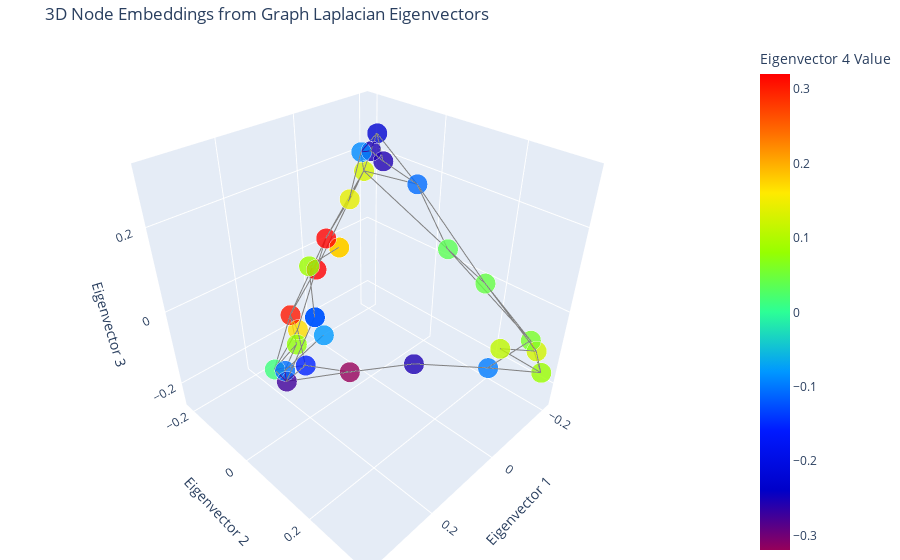

Notebook cell for this chart:
### Code cell
fig

### Figure 1 — Plotly figure (JSON) as saved in the notebook; plotly's stock layout.template omitted (floating-point values rounded to 4 significant figures)
{"data": [{"hovertemplate": "<b>%{hovertext}</b><br><br>x=%{x}<br>y=%{y}<br>z=%{z}<br>size=%{marker.size}<br>color=%{marker.color}<extra></extra>", "hovertext": ["Node 0", "Node 1", "Node 2", "Node 3", "Node 4", "Node 5", "Node 6", "Node 7", "Node 8", "Node 9", "Node 10", "Node 11", "Node 12", "Node 13", "Node 14", "Node 15", "Node 16", "Node 17", "Node 18", "Node 19", "Node 20", "Node 21", "Node 22", "Node 23", "Node 24", "Node 25", "Node 26", "Node 27", "Node 28", "Node 29", "Node 30"], "legendgroup": "", "marker": {"color": [-0.2266, -0.2536, -0.2559, 0.1276, 0.3201, 0.1414, 0.03603, -0.1078, 0.04383, 0.1251, 0.1679, 0.01378, -0.2735, 0.3037, -0.1052, 0.07682, -0.07879, -0.1201, -0.1201, -0.3193, -0.2549, 0.08421, 0.1776, 0.1776, -0.1546, 0.08246, 0.3188, 0.05852, -0.08828, 0.1099, -0.09757], "coloraxis": "coloraxis", "opacity": 0.8, "size": [30, 30, 30, 30, 30, 30, 30, 30, 30, 30, 30, 30, 30, 30, 30, 30, 30, 30, 30, 30, 30, 30, 30, 30, 30, 30, 30, 30, 30, 30, 30], "sizemode": "area", "sizeref": 0.075, "symbol": "circle"}, "mode": "markers", "name": "", "scene": "scene", "showlegend": false, "type": "scatter3d", "x": [-0.1869, -0.1494, -0.1551, -0.1647, -0.006379, -0.09693, -0.1772, -0.1961, -0.1931, -0.2015, 0.08609, 0.1658, 0.2457, 0.06846, 0.1653, 0.109, 0.08621, 0.2592, 0.2592, 0.09951, -0.007105, 0.3613, 0.2783, 0.2783, 0.14, -0.1893, -0.04733, -0.2087, -0.1502, -0.1441, -0.1162], "y": [-0.1625, -0.1454, -0.1131, -0.1834, -0.1922, -0.1646, 0.06833, -0.04475, 0.1659, 0.311, -0.166, -0.1678, -0.01367, -0.2135, -0.1267, -0.1456, -0.07028, 0.108, 0.108, 0.02779, 0.1246, 0.2238, 0.1971, 0.1971, -0.07822, 0.337, -0.1974, 0.2897, -0.1781, 0.2541, 0.2473], "z": [0.2569, 0.2296, 0.2131, 0.1646, -0.04752, 0.1202, 0.05091, 0.1663, -0.002945, -0.1172, -0.1692, -0.2498, -0.136, -0.1588, -0.2285, -0.1902, -0.131, 0.1077, 0.1077, -0.1738, -0.1537, 0.3119, 0.2966, 0.2966, -0.1964, -0.1563, 0.02111, -0.1036, 0.2174, -0.1109, -0.1544]}, {"hoverinfo": "none", "line": {"color": "gray", "width": 2}, "mode": "lines", "showlegend": false, "type": "scatter3d", "x": [-0.1869, -0.1494], "y": [-0.1625, -0.1454], "z": [0.2569, 0.2296]}, {"hoverinfo": "none", "line": {"color": "gray", "width": 2}, "mode": "lines", "showlegend": false, "type": "scatter3d", "x": [-0.1869, -0.1551], "y": [-0.1625, -0.1131], "z": [0.2569, 0.2131]}, {"hoverinfo": "none", "line": {"color": "gray", "width": 2}, "mode": "lines", "showlegend": false, "type": "scatter3d", "x": [-0.1869, -0.1647], "y": [-0.1625, -0.1834], "z": [0.2569, 0.1646]}, {"hoverinfo": "none", "line": {"color": "gray", "width": 2}, "mode": "lines", "showlegend": false, "type": "scatter3d", "x": [-0.1869, -0.1961], "y": [-0.1625, -0.04475], "z": [0.2569, 0.1663]}, {"hoverinfo": "none", "line": {"color": "gray", "width": 2}, "mode": "lines", "showlegend": false, "type": "scatter3d", "x": [-0.1869, -0.1502], "y": [-0.1625, -0.1781], "z": [0.2569, 0.2174]}, {"hoverinfo": "none", "line": {"color": "gray", "width": 2}, "mode": "lines", "showlegend": false, "type": "scatter3d", "x": [-0.1494, -0.1551], "y": [-0.1454, -0.1131], "z": [0.2296, 0.2131]}, {"hoverinfo": "none", "line": {"color": "gray", "width": 2}, "mode": "lines", "showlegend": false, "type": "scatter3d", "x": [-0.1494, -0.1502], "y": [-0.1454, -0.1781], "z": [0.2296, 0.2174]}, {"hoverinfo": "none", "line": {"color": "gray", "width": 2}, "mode": "lines", "showlegend": false, "type": "scatter3d", "x": [-0.1551, -0.1961], "y": [-0.1131, -0.04475], "z": [0.2131, 0.1663]}, {"hoverinfo": "none", "line": {"color": "gray", "width": 2}, "mode": "lines", "showlegend": false, "type": "scatter3d", "x": [-0.1647, -0.006379], "y": [-0.1834, -0.1922], "z": [0.1646, -0.04752]}, {"hoverinfo": "none", "line": {"color": "gray", "width": 2}, "mode": "lines", "showlegend": false, "type": "scatter3d", "x": [-0.1647, -0.09693], "y": [-0.1834, -0.1646], "z": [0.1646, 0.1202]}, {"hoverinfo": "none", "line": {"color": "gray", "width": 2}, "mode": "lines", "showlegend": false, "type": "scatter3d", "x": [-0.1647, -0.1772], "y": [-0.1834, 0.06833], "z": [0.1646, 0.05091]}, {"hoverinfo": "none", "line": {"color": "gray", "width": 2}, "mode": "lines", "showlegend": false, "type": "scatter3d", "x": [-0.1647, -0.1961], "y": [-0.1834, -0.04475], "z": [0.1646, 0.1663]}, {"hoverinfo": "none", "line": {"color": "gray", "width": 2}, "mode": "lines", "showlegend": false, "type": "scatter3d", "x": [-0.1647, -0.04733], "y": [-0.1834, -0.1974], "z": [0.1646, 0.02111]}, {"hoverinfo": "none", "line": {"color": "gray", "width": 2}, "mode": "lines", "showlegend": false, "type": "scatter3d", "x": [-0.1647, -0.1502], "y": [-0.1834, -0.1781], "z": [0.1646, 0.2174]}, {"hoverinfo": "none", "line": {"color": "gray", "width": 2}, "mode": "lines", "showlegend": false, "type": "scatter3d", "x": [-0.006379, 0.08609], "y": [-0.1922, -0.166], "z": [-0.04752, -0.1692]}, {"hoverinfo": "none", "line": {"color": "gray", "width": 2}, "mode": "lines", "showlegend": false, "type": "scatter3d", "x": [-0.006379, 0.06846], "y": [-0.1922, -0.2135], "z": [-0.04752, -0.1588]}, {"hoverinfo": "none", "line": {"color": "gray", "width": 2}, "mode": "lines", "showlegend": false, "type": "scatter3d", "x": [-0.006379, -0.04733], "y": [-0.1922, -0.1974], "z": [-0.04752, 0.02111]}, {"hoverinfo": "none", "line": {"color": "gray", "width": 2}, "mode": "lines", "showlegend": false, "type": "scatter3d", "x": [-0.09693, -0.04733], "y": [-0.1646, -0.1974], "z": [0.1202, 0.02111]}, {"hoverinfo": "none", "line": {"color": "gray", "width": 2}, "mode": "lines", "showlegend": false, "type": "scatter3d", "x": [-0.09693, -0.1502], "y": [-0.1646, -0.1781], "z": [0.1202, 0.2174]}, {"hoverinfo": "none", "line": {"color": "gray", "width": 2}, "mode": "lines", "showlegend": false, "type": "scatter3d", "x": [-0.1772, -0.1961], "y": [0.06833, -0.04475], "z": [0.05091, 0.1663]}, {"hoverinfo": "none", "line": {"color": "gray", "width": 2}, "mode": "lines", "showlegend": false, "type": "scatter3d", "x": [-0.1772, -0.1931], "y": [0.06833, 0.1659], "z": [0.05091, -0.002945]}, {"hoverinfo": "none", "line": {"color": "gray", "width": 2}, "mode": "lines", "showlegend": false, "type": "scatter3d", "x": [-0.1772, -0.2087], "y": [0.06833, 0.2897], "z": [0.05091, -0.1036]}, {"hoverinfo": "none", "line": {"color": "gray", "width": 2}, "mode": "lines", "showlegend": false, "type": "scatter3d", "x": [-0.1961, -0.1931], "y": [-0.04475, 0.1659], "z": [0.1663, -0.002945]}, {"hoverinfo": "none", "line": {"color": "gray", "width": 2}, "mode": "lines", "showlegend": false, "type": "scatter3d", "x": [-0.1931, -0.2015], "y": [0.1659, 0.311], "z": [-0.002945, -0.1172]}, {"hoverinfo": "none", "line": {"color": "gray", "width": 2}, "mode": "lines", "showlegend": false, "type": "scatter3d", "x": [-0.1931, -0.2087], "y": [0.1659, 0.2897], "z": [-0.002945, -0.1036]}, {"hoverinfo": "none", "line": {"color": "gray", "width": 2}, "mode": "lines", "showlegend": false, "type": "scatter3d", "x": [-0.2015, -0.1893], "y": [0.311, 0.337], "z": [-0.1172, -0.1563]}, {"hoverinfo": "none", "line": {"color": "gray", "width": 2}, "mode": "lines", "showlegend": false, "type": "scatter3d", "x": [-0.2015, -0.2087], "y": [0.311, 0.2897], "z": [-0.1172, -0.1036]}, {"hoverinfo": "none", "line": {"color": "gray", "width": 2}, "mode": "lines", "showlegend": false, "type": "scatter3d", "x": [-0.2015, -0.1441], "y": [0.311, 0.2541], "z": [-0.1172, -0.1109]}, {"hoverinfo": "none", "line": {"color": "gray", "width": 2}, "mode": "lines", "showlegend": false, "type": "scatter3d", "x": [0.08609, 0.1658], "y": [-0.166, -0.1678], "z": [-0.1692, -0.2498]}, {"hoverinfo": "none", "line": {"color": "gray", "width": 2}, "mode": "lines", "showlegend": false, "type": "scatter3d", "x": [0.08609, 0.06846], "y": [-0.166, -0.2135], "z": [-0.1692, -0.1588]}, {"hoverinfo": "none", "line": {"color": "gray", "width": 2}, "mode": "lines", "showlegend": false, "type": "scatter3d", "x": [0.08609, 0.14], "y": [-0.166, -0.07822], "z": [-0.1692, -0.1964]}, {"hoverinfo": "none", "line": {"color": "gray", "width": 2}, "mode": "lines", "showlegend": false, "type": "scatter3d", "x": [0.1658, 0.2457], "y": [-0.1678, -0.01367], "z": [-0.2498, -0.136]}, {"hoverinfo": "none", "line": {"color": "gray", "width": 2}, "mode": "lines", "showlegend": false, "type": "scatter3d", "x": [0.1658, 0.06846], "y": [-0.1678, -0.2135], "z": [-0.2498, -0.1588]}, {"hoverinfo": "none", "line": {"color": "gray", "width": 2}, "mode": "lines", "showlegend": false, "type": "scatter3d", "x": [0.1658, 0.1653], "y": [-0.1678, -0.1267], "z": [-0.2498, -0.2285]}, {"hoverinfo": "none", "line": {"color": "gray", "width": 2}, "mode": "lines", "showlegend": false, "type": "scatter3d", "x": [0.1658, 0.109], "y": [-0.1678, -0.1456], "z": [-0.2498, -0.1902]}, {"hoverinfo": "none", "line": {"color": "gray", "width": 2}, "mode": "lines", "showlegend": false, "type": "scatter3d", "x": [0.1658, 0.14], "y": [-0.1678, -0.07822], "z": [-0.2498, -0.1964]}, {"hoverinfo": "none", "line": {"color": "gray", "width": 2}, "mode": "lines", "showlegend": false, "type": "scatter3d", "x": [0.2457, 0.1653], "y": [-0.01367, -0.1267], "z": [-0.136, -0.2285]}, {"hoverinfo": "none", "line": {"color": "gray", "width": 2}, "mode": "lines", "showlegend": false, "type": "scatter3d", "x": [0.2457, 0.2592], "y": [-0.01367, 0.108], "z": [-0.136, 0.1077]}, {"hoverinfo": "none", "line": {"color": "gray", "width": 2}, "mode": "lines", "showlegend": false, "type": "scatter3d", "x": [0.2457, 0.2592], "y": [-0.01367, 0.108], "z": [-0.136, 0.1077]}, {"hoverinfo": "none", "line": {"color": "gray", "width": 2}, "mode": "lines", "showlegend": false, "type": "scatter3d", "x": [0.2457, 0.09951], "y": [-0.01367, 0.02779], "z": [-0.136, -0.1738]}, {"hoverinfo": "none", "line": {"color": "gray", "width": 2}, "mode": "lines", "showlegend": false, "type": "scatter3d", "x": [0.2457, 0.14], "y": [-0.01367, -0.07822], "z": [-0.136, -0.1964]}, {"hoverinfo": "none", "line": {"color": "gray", "width": 2}, "mode": "lines", "showlegend": false, "type": "scatter3d", "x": [0.06846, 0.109], "y": [-0.2135, -0.1456], "z": [-0.1588, -0.1902]}, {"hoverinfo": "none", "line": {"color": "gray", "width": 2}, "mode": "lines", "showlegend": false, "type": "scatter3d", "x": [0.06846, -0.04733], "y": [-0.2135, -0.1974], "z": [-0.1588, 0.02111]}, {"hoverinfo": "none", "line": {"color": "gray", "width": 2}, "mode": "lines", "showlegend": false, "type": "scatter3d", "x": [0.1653, 0.109], "y": [-0.1267, -0.1456], "z": [-0.2285, -0.1902]}, {"hoverinfo": "none", "line": {"color": "gray", "width": 2}, "mode": "lines", "showlegend": false, "type": "scatter3d", "x": [0.1653, 0.08621], "y": [-0.1267, -0.07028], "z": [-0.2285, -0.131]}, {"hoverinfo": "none", "line": {"color": "gray", "width": 2}, "mode": "lines", "showlegend": false, "type": "scatter3d", "x": [0.2592, 0.2592], "y": [0.108, 0.108], "z": [0.1077, 0.1077]}, {"hoverinfo": "none", "line": {"color": "gray", "width": 2}, "mode": "lines", "showlegend": false, "type": "scatter3d", "x": [0.2592, 0.3613], "y": [0.108, 0.2238], "z": [0.1077, 0.3119]}, {"hoverinfo": "none", "line": {"color": "gray", "width": 2}, "mode": "lines", "showlegend": false, "type": "scatter3d", "x": [0.2592, 0.3613], "y": [0.108, 0.2238], "z": [0.1077, 0.3119]}, {"hoverinfo": "none", "line": {"color": "gray", "width": 2}, "mode": "lines", "showlegend": false, "type": "scatter3d", "x": [0.09951, -0.007105], "y": [0.02779, 0.1246], "z": [-0.1738, -0.1537]}, {"hoverinfo": "none", "line": {"color": "gray", "width": 2}, "mode": "lines", "showlegend": false, "type": "scatter3d", "x": [0.09951, 0.14], "y": [0.02779, -0.07822], "z": [-0.1738, -0.1964]}, {"hoverinfo": "none", "line": {"color": "gray", "width": 2}, "mode": "lines", "showlegend": false, "type": "scatter3d", "x": [-0.007105, -0.1162], "y": [0.1246, 0.2473], "z": [-0.1537, -0.1544]}, {"hoverinfo": "none", "line": {"color": "gray", "width": 2}, "mode": "lines", "showlegend": false, "type": "scatter3d", "x": [0.3613, 0.2783], "y": [0.2238, 0.1971], "z": [0.3119, 0.2966]}, {"hoverinfo": "none", "line": {"color": "gray", "width": 2}, "mode": "lines", "showlegend": false, "type": "scatter3d", "x": [0.3613, 0.2783], "y": [0.2238, 0.1971], "z": [0.3119, 0.2966]}, {"hoverinfo": "none", "line": {"color": "gray", "width": 2}, "mode": "lines", "showlegend": false, "type": "scatter3d", "x": [0.2783, 0.2783], "y": [0.1971, 0.1971], "z": [0.2966, 0.2966]}, {"hoverinfo": "none", "line": {"color": "gray", "width": 2}, "mode": "lines", "showlegend": false, "type": "scatter3d", "x": [-0.1893, -0.2087], "y": [0.337, 0.2897], "z": [-0.1563, -0.1036]}, {"hoverinfo": "none", "line": {"color": "gray", "width": 2}, "mode": "lines", "showlegend": false, "type": "scatter3d", "x": [-0.1893, -0.1441], "y": [0.337, 0.2541], "z": [-0.1563, -0.1109]}, {"hoverinfo": "none", "line": {"color": "gray", "width": 2}, "mode": "lines", "showlegend": false, "type": "scatter3d", "x": [-0.1893, -0.1162], "y": [0.337, 0.2473], "z": [-0.1563, -0.1544]}, {"hoverinfo": "none", "line": {"color": "gray", "width": 2}, "mode": "lines", "showlegend": false, "type": "scatter3d", "x": [-0.2087, -0.1162], "y": [0.2897, 0.2473], "z": [-0.1036, -0.1544]}], "layout": {"coloraxis": {"colorbar": {"title": {"text": "Eigenvector 4 Value"}}, "colorscale": [[0, "rgb(150,0,90)"], [0.125, "rgb(0,0,200)"], [0.25, "rgb(0,25,255)"], [0.375, "rgb(0,152,255)"], [0.5, "rgb(44,255,150)"], [0.625, "rgb(151,255,0)"], [0.75, "rgb(255,234,0)"], [0.875, "rgb(255,111,0)"], [1, "rgb(255,0,0)"]]}, "legend": {"itemsizing": "constant", "tracegroupgap": 0}, "margin": {"b": 0, "l": 0, "r": 0, "t": 40}, "scene": {"aspectmode": "cube", "domain": {"x": [0, 1], "y": [0, 1]}, "xaxis": {"title": {"text": "Eigenvector 1"}}, "yaxis": {"title": {"text": "Eigenvector 2"}}, "zaxis": {"title": {"text": "Eigenvector 3"}}}, "title": {"text": "3D Node Embeddings from Graph Laplacian Eigenvectors"}}}
